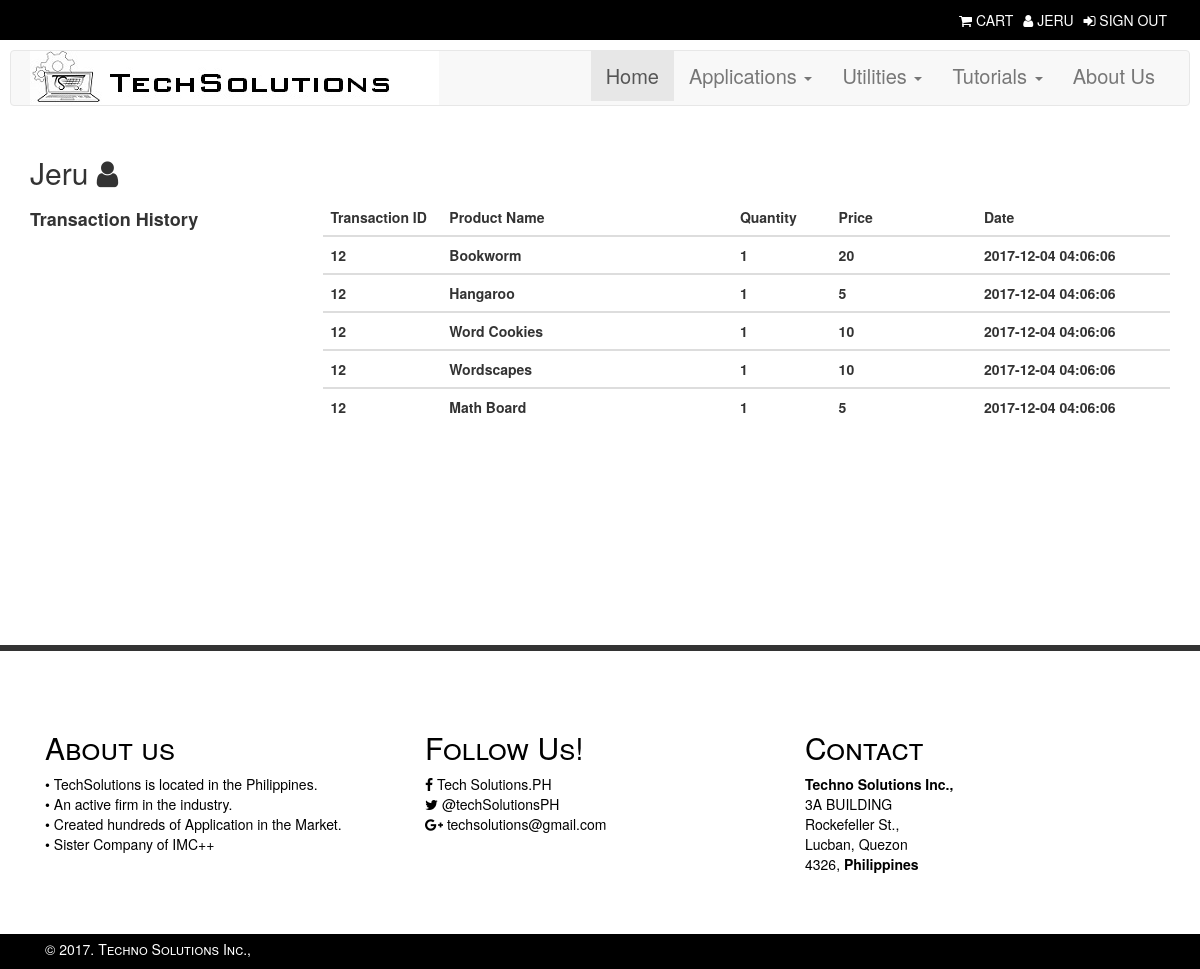
Screenshot of /user-profile.php (signed in) with the database file from the repository.
### tables this page shows
CREATE TABLE IF NOT EXISTS `user_info` (
`user_id` int(11) NOT NULL,
  `first_name` varchar(100) NOT NULL,
  `last_name` varchar(100) NOT NULL,
  `email` varchar(100) NOT NULL,
  `password` varchar(16) NOT NULL,
  `type` int(1) NOT NULL,
  `user_time` timestamp NOT NULL DEFAULT CURRENT_TIMESTAMP
);

CREATE TABLE IF NOT EXISTS `transaction_details` (
`details_id` int(11) NOT NULL,
  `transaction_id` int(11) NOT NULL,
  `first_name` varchar(100) NOT NULL,
  `product_id` int(11) NOT NULL,
  `product_name` varchar(300) NOT NULL,
  `qty` int(11) NOT NULL,
  `price` int(11) NOT NULL,
  `user_id` int(11) NOT NULL,
  `timestamp` timestamp NOT NULL DEFAULT CURRENT_TIMESTAMP ON UPDATE CURRENT_TIMESTAMP
);

### user-profile.php (the view, shortened to what this page needs)
<?php
require ('db.php');
?>
<!DOCTYPE html>
<html lang="en">
<head>
<link rel="stylesheet" href="https://cdnjs.cloudflare.com/ajax/libs/font-awesome/4.7.0/css/font-awesome.min.css">
<link href="css/style.css" rel="stylesheet" id="theme-stylesheet">
<link href="css/owl.carousel.css" rel="stylesheet">
<link href="css/owl.theme.css" rel="stylesheet">
<link rel="stylesheet" href="https://maxcdn.bootstrapcdn.com/bootstrap/3.3.7/css/bootstrap.min.css">
</head>
<body>
    <header>
        <?php
            $query = "SELECT * FROM `user_info` WHERE email = '".$_SESSION['email']."'";
            $result = mysqli_query($con,$query) or die($query->error);
            $row = $result->fetch_assoc()
        ?>
            <div class="top">
                <div class="container">
                    <div class="row">
                        <div class="col-xs-12 text-right">
                            <div class="social">
                                <a href="cart.php" id="cart_container"><i class="fa fa-shopping-cart"></i> <span class="hidden-xs text-uppercase" name="cart_product" id="cart_product">Cart </span></a>
                                <a href="#"><i class="fa fa-user"></i> <span class="hidden-xs text-uppercase"><?php echo $row['first_name']; ?></span></a>
                                <a href="logout-user.php"><i class="fa fa-sign-in"></i> <span class="hidden-xs text-uppercase">Sign out</span></a>
                            </div>
                       </div>
                    </div>
                </div>
            </div>
           <div class="main">
            <nav class="navbar navbar-default">
                <div class="container">
                    <div class="navbar-header">
                        <img src="img/logo.jpeg" alt="Universal logo" class="hidden-xs hidden-sm">
                    </div>
                    <div class="menu">
                        <div class="collapse navbar-collapse" id="bs-example-navbar-collapse-1">
                            <ul class="nav navbar-nav navbar-right">
                                <li class="active"><a href="../index.html">Home</a></li>
                                <li><a href="#" data-toggle="dropdown">Applications <span class="caret"></span></a>
                                    </li>
                                <li><a href="#" data-toggle="dropdown">Utilities <span class="caret"></span></a>
                                    </li>
                                <li><a href="#" data-toggle="dropdown">Tutorials <span class="caret"></span></a>
                                    </li>
                                <li><a href="aboutus.php">About Us</a></li>
                            </ul>
                        </div>
                    </div>
                </div>
            </nav>
           </div>
    </header>
    <section>
        <div class="container">
            <div class="row">
                <div class="col-md-4">
                    <h2><?php echo $row['first_name']; ?> <span class="fa fa-user"></span></h2>
                </div>
            </div>
        </div>
        <div class="container">
            <div class="row">
                <div class="col-md-3">
                    <h4><b>Transaction History</b></h4>
                </div>
                <div class="col-md-9">
                    <table class="table table-hover">
                        <thead>
                            <tr>
                                <th width="120">Transaction ID</th>
                                <th width="300">Product Name</th>
                                <th width="100">Quantity</th>
                                <th width="150">Price</th>
                                <th width="200">Date</th>
                            </tr>
                        </thead>
                        <?php
                        $user_id = $_SESSION['user_id'];
                        $query = $con->query("SELECT * FROM `transaction_details` WHERE user_id = '$user_id'");
                        while($row = $query->fetch_assoc()){
                        ?>
                        <tbody>
                            <tr>
                                <th><?php echo $row['transaction_id']; ?></th>
                                <th><?php echo $row['product_name']; ?></th>
                                <th><?php echo $row['qty']; ?></th>
                                <th><?php echo $row['price']; ?></th>
                                <th><?php echo $row['timestamp']; ?></th>
                            </tr>
                        </tbody>
                        <?php } ?>
                    </table>
                </div>
            </div>
        </div>
    </section>
<hr style="border: solid;">
    <footer id="footer">
        <div class="container">
            <div class="col-md-4">
                <h4>About us</h4>
                <p style="font-size: 1em;">• TechSolutions is located in the Philippines.<br>• An active firm in the industry.<br>• Created hundreds of Application in the Market.<br>• Sister Company of IMC++</p>
            </div>
            <div class="col-md-4">
                <h4>Follow Us! </h4>
                    <div class="blog-entries">
                        <div class="item same-height-row clearfix">
                            <div class="image same-height-always">
                                <a href="#" class="external facebook" data-animate-hover="pulse">
                                <i class="fa fa-facebook"></i> Tech Solutions.PH</a>
                            </div>
                        </div>
                        <div class="item same-height-row clearfix">
                            <div class="image same-height-always">
                                 <a href="#" class="external twitter" data-animate-hover="pulse"><i class="fa fa-twitter"></i> @techSolutionsPH</a>
                            </div>
                        </div>
                        <div class="item same-height-row clearfix">
                            <div class="image same-height-always">
                               <a href="#" class="external gplus" data-animate-hover="pulse"><i class="fa fa-google-plus"></i> techsolutions@gmail.com</a>
                            </div>
                        </div>
                    </div>
            </div>
            <div class="col-md-4">
                <h4>Contact</h4>
                <p><strong>Techno Solutions Inc.,</strong><br />3A BUILDING<br />Rockefeller St.,<br />Lucban, Quezon<br />4326, <strong>Philippines</strong></p>
            </div>
        </div>
    </footer>
        <div id="copyright">
            <div class="container">
                <div class="col-md-12">
                    <p class="pull-left">&copy; 2017. Techno Solutions Inc.,</p>
                </div>
            </div>
        </div>
</body>
</html>

### css/style.css (style rules this page uses)
.top { background-color: black; padding:10px; }
.social a { color:white; padding:3px; text-decoration: none; }
.main { padding: 10px; }
.main a { color: black; font-size: 20px; }
#copyright { background-color: black; font-variant: small-caps; color: white; padding-top: 5px; }
#footer { background: ; padding: 50px 0; color: white; }
#footer h1, #footer h2, #footer h3, #footer h4, #footer h5, #footer h6, #footer p { color: black; }
#footer h4 { font-variant: small-caps; font-size: 30px; }
#footer a { color: black; }
.blog-entries a { text-decoration: none; }

### rows the page displays
user_info: first_name "JERU", first_name "Jeru"
transaction_details: transaction "12", product_name "Bookworm", qty "1", price "20", timestamp "2017-12-04 04:06:06"
transaction_details: transaction "12", product_name "Hangaroo", qty "1", price "5", timestamp "2017-12-04 04:06:06"
transaction_details: transaction "12", product_name "Word Cookies", qty "1", price "10", timestamp "2017-12-04 04:06:06"
transaction_details: transaction "12", product_name "Wordscapes", qty "1", price "10", timestamp "2017-12-04 04:06:06"
transaction_details: transaction "12", product_name "Math Board", qty "1", price "5", timestamp "2017-12-04 04:06:06"
